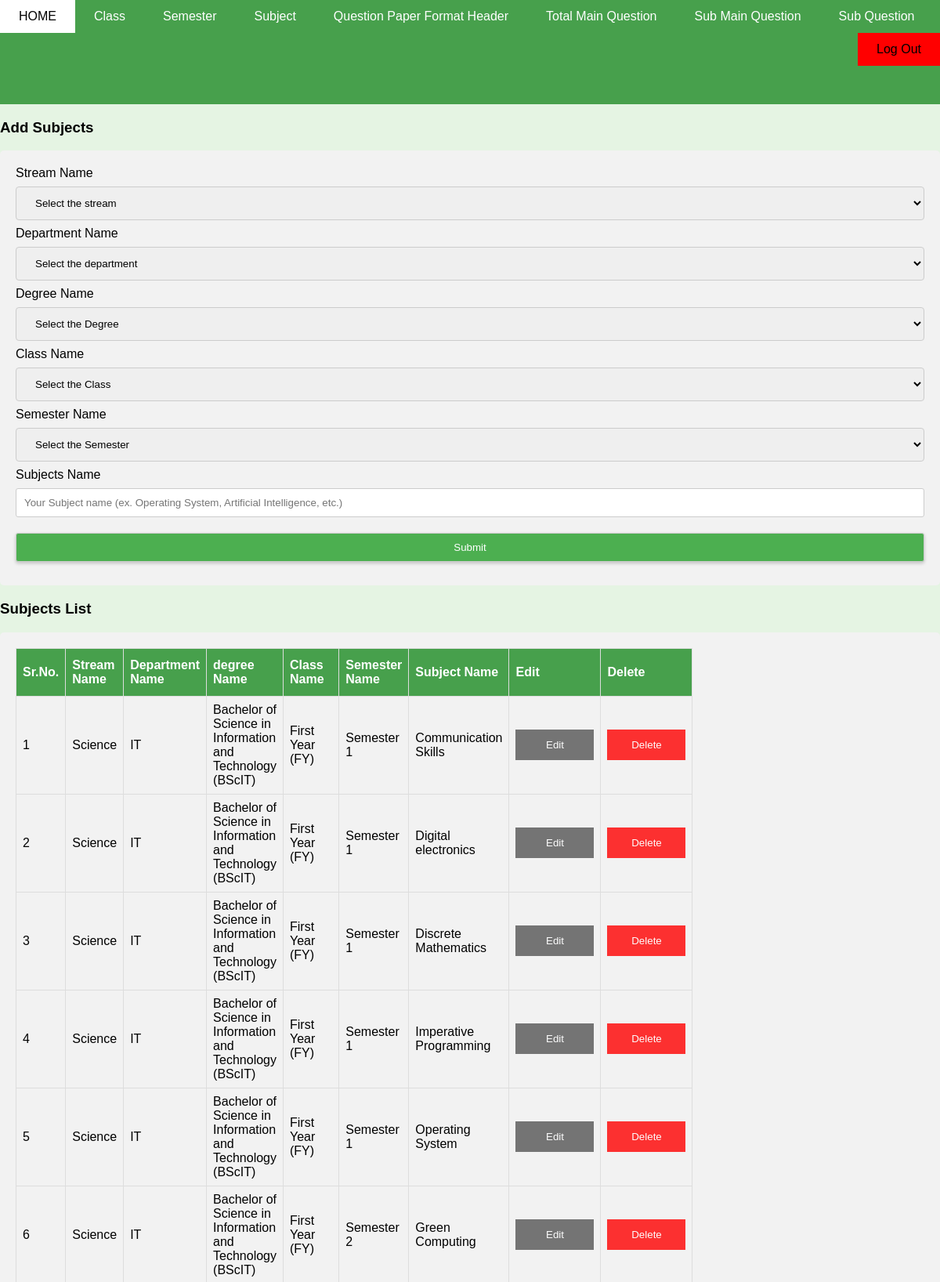
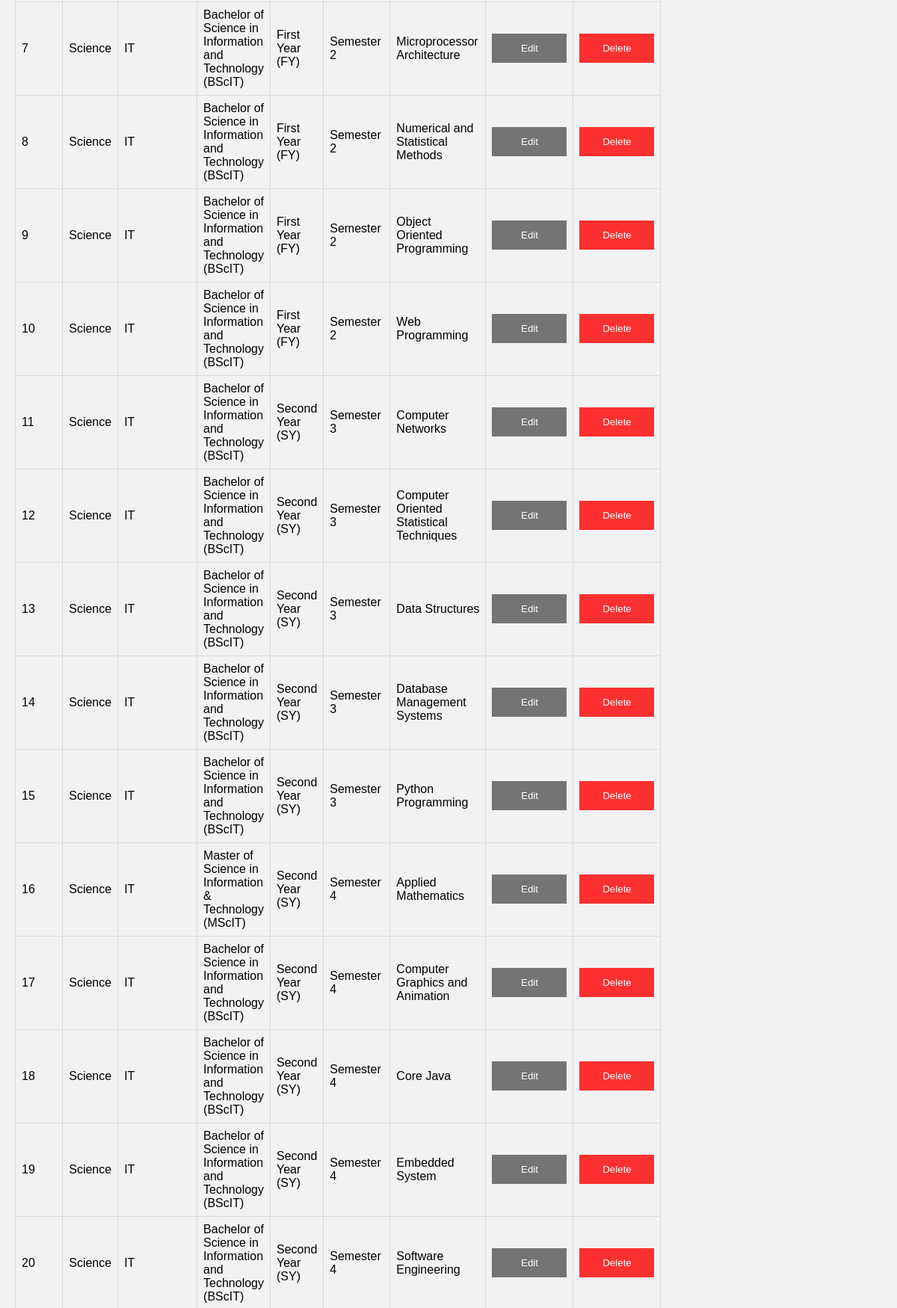
/hod/subject/subject.php (upper part), run on the app's committed database (2 pictures, top to bottom).
### tables this page shows
CREATE TABLE `subjects` (
  `id` int(11) NOT NULL,
  `stream_id` int(11) NOT NULL,
  `departments_id` int(11) NOT NULL,
  `degree_id` int(11) NOT NULL,
  `class_id` int(11) NOT NULL,
  `semester_id` int(11) NOT NULL,
  `subject_name` varchar(255) NOT NULL
);

CREATE TABLE `stream` (
  `id` int(11) NOT NULL,
  `stream_name` varchar(255) NOT NULL
);

CREATE TABLE `departments` (
  `id` int(11) NOT NULL,
  `stream_id` int(11) NOT NULL,
  `dept_name` varchar(255) NOT NULL
);

CREATE TABLE `degree` (
  `id` int(11) NOT NULL,
  `stream_id` int(11) NOT NULL,
  `departments_id` int(11) NOT NULL,
  `degree_name` varchar(255) NOT NULL
);

CREATE TABLE `class` (
  `id` int(11) NOT NULL,
  `stream_id` int(11) NOT NULL,
  `departments_id` int(11) NOT NULL,
  `degree_id` int(11) NOT NULL,
  `class_name` varchar(255) NOT NULL
);

CREATE TABLE `semester` (
  `id` int(11) NOT NULL,
  `stream_id` int(11) NOT NULL,
  `departments_id` int(11) NOT NULL,
  `degree_id` int(11) NOT NULL,
  `class_id` int(11) NOT NULL,
  `semester_name` varchar(255) NOT NULL
);

### includes/functions.php (called while the page is built, shortened)
<?php
function fetchData($parameters)
{
    global $db;
    $tables = array(
        'stream',
        'departments',
        'degree',
        'class',
        'semester',
        'subjects',
        'units',
        'fill_in_the_blank_based_question',
        'five_marks_question',
        'four_marks_question',
        'mcq_based_question',
        'one_marks_question',
        'question_paper_formate',
        'total_main_question',
        'total_submain_question',
        'total_sub_question'
    );
    $table = isset($parameters['table']) ? $parameters['table'] : "";
    $condition = isset($parameters['condition']) ? $parameters['condition'] : "";
    if (!empty($table) && in_array($table, $tables)) {
        $sql = "SELECT * FROM $table $condition";
        $result_set = $db->query($sql);
        if ($result_set->rowCount()) {
            return $result_set->fetchAll(PDO::FETCH_ASSOC);
        } else {
            return false;
        }
    } else {
        return false;
    }
}
?>

### hod/subject/subject.php (the view, shortened to what this page needs)
<?php
	require_once($_SERVER['DOCUMENT_ROOT'].'/hod/header/hod_header.php');
?>
<div>
	<div class="view_error_message">
	</div>
	<div class="row">
		<div class="col-sm-12">
				<h3 class="heading-name">Add Subjects</h3>
				<div class="div-form">
					<form action="<?php echo htmlspecialchars($_SERVER['PHP_SELF']); ?>" method="POST">
						<label for="stream_id">Stream Name</label>
						<select id="stream_id" name="stream_id" required>
							<option value="">Select the stream</option>
							<?php if($streams = fetchData(array('table'=>'stream','condition'=>''))): ?>
								<?php foreach($streams as $stream): ?>
									<option value="<?php echo $stream['id']; ?>"><?php echo $stream['stream_name']; ?></option>
								<?php endforeach; ?>
							<?php endif; ?>
						</select>
						<label for="departments_id">Department Name</label>
						<select id="departments_id" name="departments_id" required>
							<option value="">Select the department</option>
							<?php if($departments = fetchData(array('table'=>'departments','condition'=>''))): ?>
								<?php foreach($departments as $department): ?>
									<option value="<?php echo $department['id']; ?>"><?php echo $department['dept_name']; ?></option>
								<?php endforeach; ?>
							<?php endif; ?>
						</select>
						<label for="degree_id">Degree Name</label>
						<select id="degree_id" name="degree_id" required>
							<option value="">Select the Degree</option>
							<?php if($degrees = fetchData(array('table'=>'degree','condition'=>''))): ?>
								<?php foreach($degrees as $degree): ?>
									<option value="<?php echo $degree['id']; ?>"><?php echo $degree['degree_name']; ?></option>
								<?php endforeach; ?>
							<?php endif; ?>
						</select>
						<label for="class_id">Class Name</label>
						<select id="class_id" name="class_id" required>
							<option value="">Select the Class</option>
							<?php if($classs = fetchData(array('table'=>'class','condition'=>''))): ?>
								<?php foreach($classs as $class): ?>
									<option value="<?php echo $class['id']; ?>"><?php echo $class['class_name']; ?></option>
								<?php endforeach; ?>
							<?php endif; ?>
						</select>
						<label for="semester_id">Semester Name</label>
						<select id="semester_id" name="semester_id" required>
							<option value="">Select the Semester</option>
							<?php if($semesters = fetchData(array('table'=>'semester','condition'=>''))): ?>
								<?php foreach($semesters as $semester): ?>
									<option value="<?php echo $semester['id']; ?>"><?php echo $semester['semester_name']; ?></option>
								<?php endforeach; ?>
							<?php endif; ?>
						</select>
						<label for="subject_name">Subjects Name</label>
						<input type="text" class="input-text" id="subject_name" name="subject_name" placeholder="Your Subject name (ex. Operating System, Artificial Intelligence, etc.)" required>
						<input type="submit" class="input-submit" value="Submit" id="submit" name="submit">
					</form>
				</div>
				<h3 class="heading-name">Subjects List</h3>
				<div class="div-form">
					<?php if($subjects = fetchData(array('table'=>'subjects', 'condition'=>''))): ?>
						<table id="table_structure">
							<tr>
								<th>Sr.No.</th>
								<th>Stream Name</th>
								<th>Department Name</th>
								<th>degree Name</th>
								<th>Class Name</th>
								<th>Semester Name</th>
								<th>Subject Name</th>
								<th>Edit</th>
								<th>Delete</th>
							</tr>
							<?php $count=1; foreach($subjects as $subject): ?>
								<tr>
									<td><?php echo $count; ?></td>
									<?php if($streams = fetchData(array('table'=>'stream', 'condition'=>'WHERE id = '.$subject['stream_id']))): ?>
										<?php foreach($streams as $stream): ?>
											<td><?php echo $stream['stream_name']; ?></td>
										<?php endforeach; ?>
									<?php endif; ?>
									<?php if($departments = fetchData(array('table'=>'departments', 'condition'=>'WHERE id = '.$subject['departments_id']))): ?>
										<?php foreach($departments as $department): ?>
											<td><?php echo $department['dept_name']; ?></td>
										<?php endforeach; ?>
									<?php endif; ?>
									<?php if($degrees = fetchData(array('table'=>'degree', 'condition'=>'WHERE id = '.$subject['degree_id']))): ?>
										<?php foreach($degrees as $degree): ?>
											<td><?php echo $degree['degree_name']; ?></td>
										<?php endforeach; ?>
									<?php endif; ?>
									<?php if($classs = fetchData(array('table'=>'class', 'condition'=>'WHERE id = '.$subject['class_id']))): ?>
										<?php foreach($classs as $class): ?>
											<td><?php echo $class['class_name']; ?></td>
										<?php endforeach; ?>
									<?php endif; ?>
									<?php if($semesters = fetchData(array('table'=>'semester', 'condition'=>'WHERE id = '.$subject['semester_id']))): ?>
										<?php foreach($semesters as $semester): ?>
											<td><?php echo $semester['semester_name']; ?></td>
										<?php endforeach; ?>
									<?php endif; ?>
									<td><?php echo $subject['subject_name']; ?></td>
									<td><button class="open-button" onclick="openForm(<?php echo $subject['id']; ?>)">Edit</button></td>
									<td><a href="/admin/delete_row.php?id=<?php echo $subject['id'].'&from=subjects&calling_script='.$_SERVER['PHP_SELF']; ?>"><button style="background-color:red;" class="open-button">Delete</button></a></td>
								</tr>
							<?php $count++; endforeach; ?>
						</table>
					<?php endif; ?>
				</div>
		</div>
	</div>
</div>

### assets/css/custom.css (style rules this page uses)
.input-text, select { width: 100%; padding: 12px 20px; margin: 8px 0; display: inline-block; border: 1px solid #ccc; border-radius: 4px; box-sizing: border-box; }
.input-submit { display: block; margin: 0 auto; text-align: center; background-color: #47a04c; color: white; padding: 10px 20px; margin-top: 10px; border: none; border-radius: 10px; box-shadow: 0px 2px 4px rgba(0, 0, 0, 0.2); cursor: pointer; }
.div-form { border-radius: 5px; background-color: #f2f2f2; padding: 20px; }
.view_error_message { margin-top: 43px; width: 100%; height: 90px; background-color: #47a04c; color: white; }
#table_structure { font-family: "Trebuchet MS", Arial, Helvetica, sans-serif; border-collapse: collapse; width: 70%; }
#table_structure td, #table_structure th { border: 1px solid #ddd; padding: 8px; }
#table_structure tr:nth-child(even) { background-color: #f2f2f2; }
#table_structure th { padding-top: 12px; padding-bottom: 12px; text-align: left; background-color: #47a04c; color: white; }
.open-button { background-color: #555; color: white; padding: 12px 12px; border: none; cursor: pointer; opacity: 0.8; width: 100px; }

### includes/header.php (style rules this page uses)
body { font-family: Arial, sans-serif; background-color: #E5F4E3; margin: 0; padding: 0; }
input[type="text"], input[type="password"], input[type="submit"] { width: 100%; padding: 10px; margin-bottom: 10px; border: 1px solid #ccc; border-radius: 3px; }
input[type="submit"] { background-color: #4CAF50; color: #fff; cursor: pointer; }

### data on the page
subjects: subject_name "Communication Skills"
stream: stream_name "Science"
departments: dept_name "IT"
degree: degree_name "Bachelor of Science in Information and Technology (BScIT)"
class: class_name "First Year (FY)"
semester: semester_name "Semester 1"
subjects: subject_name "Digital electronics"
subjects: subject_name "Discrete Mathematics"
subjects: subject_name "Imperative Programming"
subjects: subject_name "Operating System"
subjects: subject_name "Green Computing"
semester: semester_name "Semester 2"
subjects: subject_name "Microprocessor Architecture"
subjects: subject_name "Numerical and Statistical Methods"
subjects: subject_name "Object Oriented Programming"
subjects: subject_name "Web Programming"
subjects: subject_name "Computer Networks"
class: class_name "Second Year (SY)"
semester: semester_name "Semester 3"
subjects: subject_name "Computer Oriented Statistical Techniques"
subjects: subject_name "Data Structures"
subjects: subject_name "Database Management Systems"
subjects: subject_name "Python Programming"
subjects: subject_name "Applied Mathematics"
degree: degree_name "Master of Science in Information & Technology (MScIT)"
semester: semester_name "Semester 4"
subjects: subject_name "Computer Graphics and Animation"
subjects: subject_name "Core Java"
subjects: subject_name "Embedded System"
subjects: subject_name "Software Engineering"
